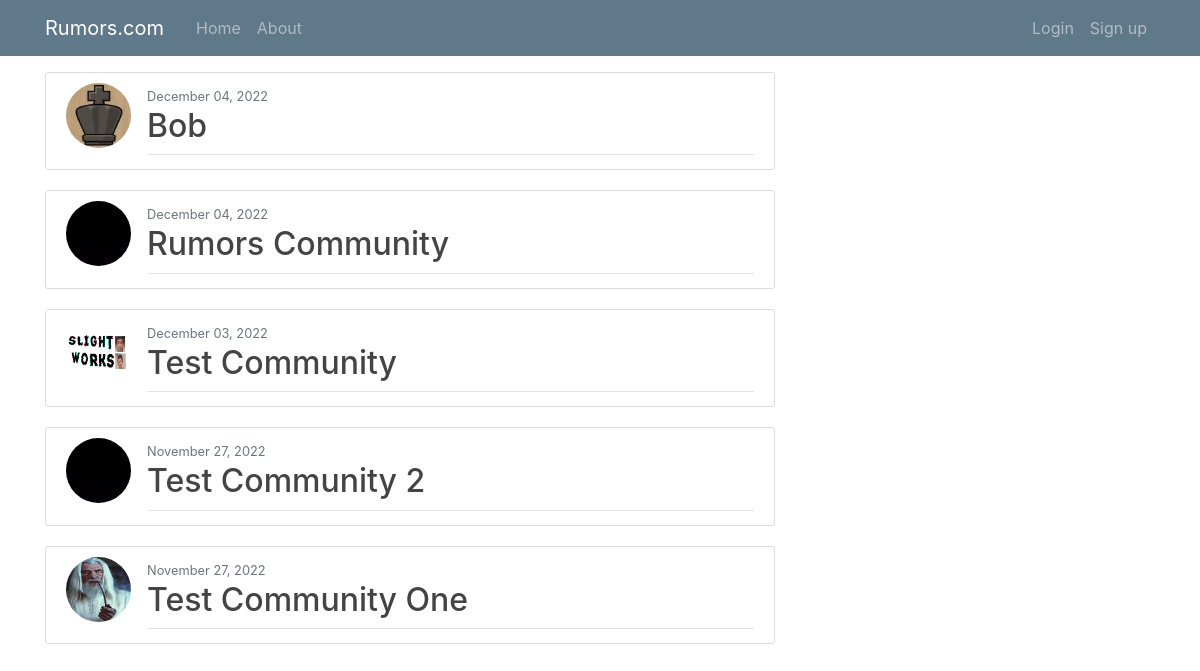
/available-communites/, run on an earlier commit of the app's database.
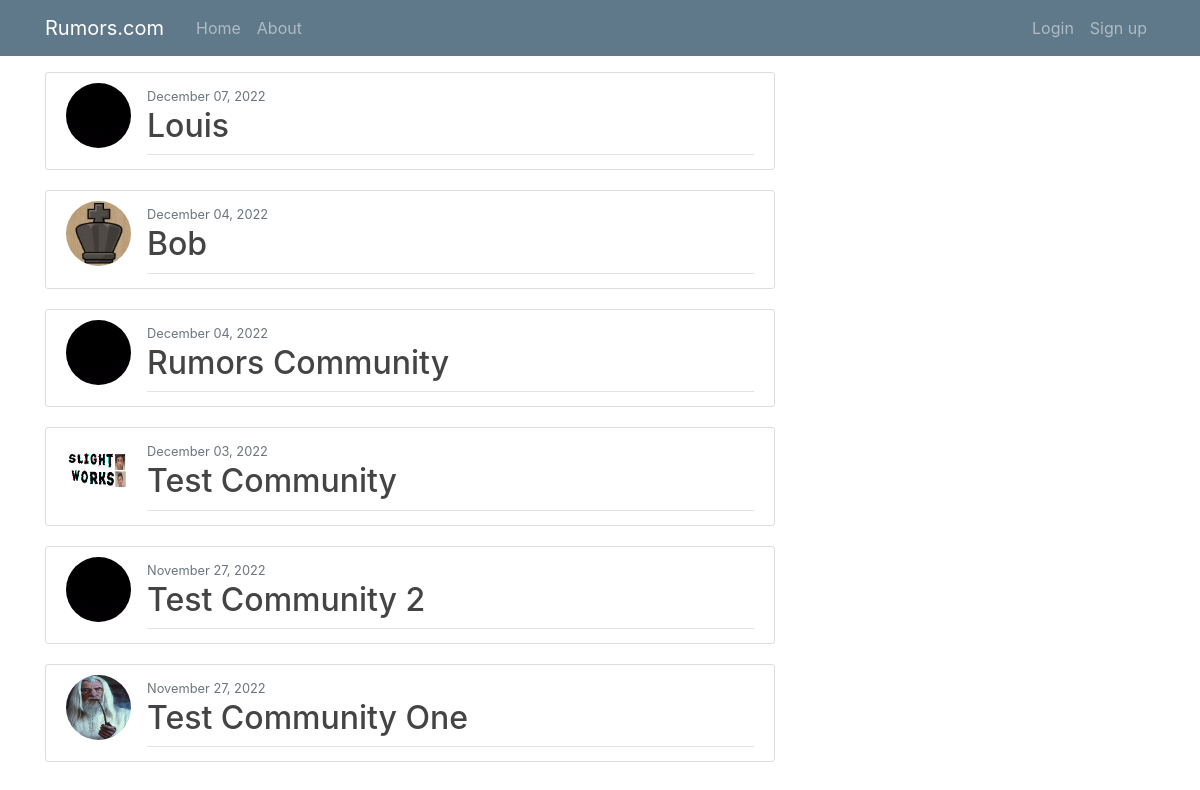
And on a later commit of the database.
### rumors/models.py (models this page shows, shortened)
class Community(models.Model):
    title = models.CharField(max_length=100)
    date_posted = models.DateTimeField(default=timezone.now)
    image = models.ImageField(
        default='the_default.jpg', upload_to='community_pics')

### rumors/views.py (the view)
# urls.py: path('available-communites/', AvailableCommunitesListView.as_view(),
class AvailableCommunitesListView(ListView):
    model = Community
    template_name = 'rumors/available_communities.html'
    context_object_name = 'communities'
    ordering = ['-date_posted']

### rumors/templates/rumors/available_communities.html
{% extends 'rumors/base.html' %}
{% block content %}
{% for community in communities %}
<article class="media content-section">
  <img class="rounded-circle article-img" src="{{ community.image.url }}" />
  <div class="media-body">
    <div class="article-metadata">
      <small class="text-muted"
        >{{ community.date_posted|date:"F d, Y" }}</small
      >
      <h2>
        <a class="article-title" href="{% url 'rumors-detail' community.pk %}"
          >{{ community.title }}</a
        >
      </h2>
    </div>
  </div>
</article>
{% endfor %}
{% endblock content %}

### rumors/templates/rumors/base.html (shortened to what this page needs)
{% load static %}
<!DOCTYPE html>
<html>
  <head>
    <link rel="stylesheet" type="text/css" href="{% static 'rumors/main.css' %}">
    <link
      rel="stylesheet"
      href="https://cdn.jsdelivr.net/npm/bootstrap@4.0.0/dist/css/bootstrap.min.css"
    />
  </head>
  <body>
    <header class="site-header">
        <nav class="navbar navbar-expand-md navbar-dark bg-steel fixed-top">
          <div class="container">
            <a class="navbar-brand mr-4" href="{% url 'rumors-home' %}">Rumors.com</a>
            <div class="collapse navbar-collapse" id="navbarToggle">
              <div class="navbar-nav mr-auto">
                <a class="nav-item nav-link" href="{% url 'rumors-home' %}">Home</a>
                <a class="nav-item nav-link" href="{% url 'rumors-about' %}">About</a>
              </div>
              <div class="navbar-nav">
                {% if user.isauthenticated %}
                  <a class="nav-item nav-link" href="{% url 'rumors-add-community' %}">New Community</a>
                  <a class="nav-item nav-link" href="{% url 'rumors-available-communites' %}">Available Community</a>
                  <a class="nav-item nav-link" href="{% url 'rumors-add-post' %}">New Post</a>
                  <a class="nav-item nav-link" href="#">Profile</a>
                  <a class="nav-item nav-link" href="{% url  'logout' %}">Logout</a>
                  {% else %}
                  <a class="nav-item nav-link" href="{% url 'login' %}">Login</a>
                  {% endif %}
                  <a class="nav-item nav-link" href="#">Sign up</a>
              </div>
            </div>
          </div>
        </nav>
      </header>
      <br>
      <br>
      <br>
      <main role="main" class="container">
        <div class="row">
          <div class="col-md-8">
              <div class="md-8">
                {% block content %} {% endblock %}
              </div>
              </div>
         </div>
  </body>
</html>

### rumors/static/rumors/main.css (style rules this page uses)
body { background: #fafafa; color: #333333; margin-top: 5rem; }
h1, h2, h3, h4, h5, h6 { color: #444444; }
.bg-steel { background-color: #5f788a; }
.site-header .navbar-nav .nav-link { color: #cbd5db; }
.content-section { background: #ffffff; padding: 10px 20px; border: 1px solid #dddddd; border-radius: 3px; margin-bottom: 20px; }
.article-title { color: #444444; }
.article-img { height: 65px; width: 65px; margin-right: 16px; }
.article-metadata { padding-bottom: 1px; margin-bottom: 4px; border-bottom: 1px solid #e3e3e3 }

What changed in the data, as far as the page shows it:
added Community: image (placeholder picture), date_posted "December 07, 2022", title "Louis"
